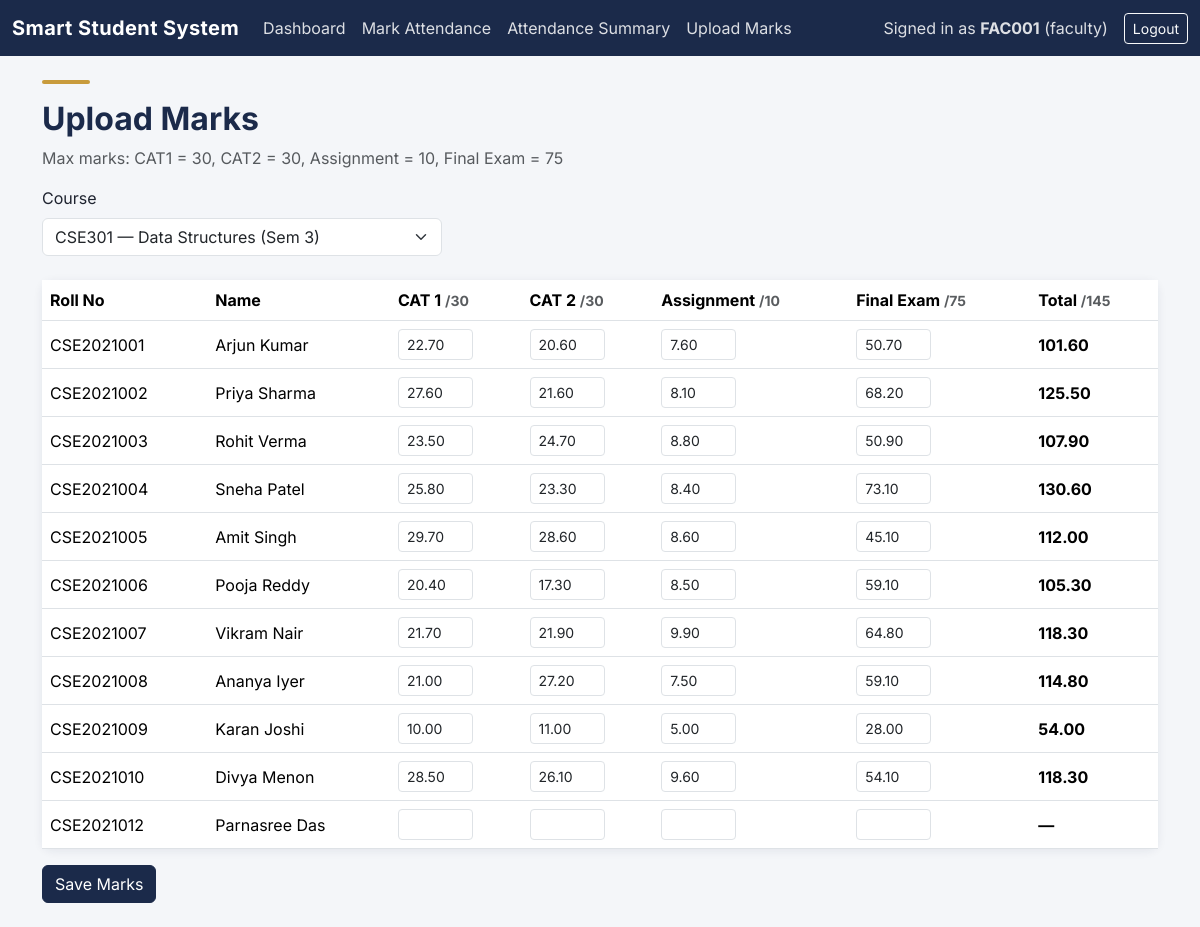
Page /faculty/marks/entry.php (signed in) on the committed database.
### tables this page shows
CREATE TABLE `marks` (
  `marks_id` int(11) NOT NULL,
  `student_id` int(11) NOT NULL,
  `course_id` int(11) NOT NULL,
  `academic_year` varchar(9) NOT NULL,
  `semester` int(11) NOT NULL,
  `cat1` decimal(5,2) DEFAULT 0.00,
  `cat2` decimal(5,2) DEFAULT 0.00,
  `assignment` decimal(5,2) DEFAULT 0.00,
  `final_exam` decimal(5,2) DEFAULT 0.00,
  `total` decimal(6,2) GENERATED ALWAYS AS (`cat1` + `cat2` + `assignment` + `final_exam`) STORED,
  `grade` varchar(2) DEFAULT NULL,
  `grade_point` decimal(3,1) DEFAULT NULL
);

CREATE TABLE `students` (
  `student_id` int(11) NOT NULL,
  `user_id` int(11) DEFAULT NULL,
  `roll_number` varchar(20) NOT NULL,
  `full_name` varchar(100) NOT NULL,
  `dob` date DEFAULT NULL,
  `gender` enum('Male','Female','Other') DEFAULT NULL,
  `department_id` int(11) DEFAULT NULL,
  `current_semester` int(11) DEFAULT 1,
  `batch_year` year(4) DEFAULT NULL,
  `phone` varchar(15) DEFAULT NULL,
  `address` text DEFAULT NULL,
  `photo_path` varchar(255) DEFAULT NULL,
  `admission_date` date DEFAULT NULL
);

### faculty/marks/entry.php (the view, shortened to what this page needs)
<?php
require_once __DIR__ . '/../../config/db.php';
$stmt = $pdo->prepare('SELECT * FROM faculty WHERE user_id = ?');
$stmt->execute([$_SESSION['user_id']]);
$faculty = $stmt->fetch();
$courses = $pdo->prepare(
    'SELECT DISTINCT c.course_id, c.course_code, c.course_name, ca.semester, ca.academic_year
     FROM course_assignments ca
     JOIN courses c ON c.course_id = ca.course_id
     WHERE ca.faculty_id = ?
     ORDER BY ca.semester, c.course_name'
);
$courses->execute([$faculty['faculty_id']]);
$courses = $courses->fetchAll();
$selectedCourse = $_POST['course_id'] ?? $_GET['course_id'] ?? ($courses[0]['course_id'] ?? null);
$students = [];
if ($selectedCourse) {
    $stmt = $pdo->prepare(
        'SELECT s.student_id, s.roll_number, s.full_name,
                m.cat1, m.cat2, m.assignment, m.final_exam, m.total
         FROM enrollments e
         JOIN students s ON s.student_id = e.student_id
         LEFT JOIN marks m ON m.student_id = s.student_id AND m.course_id = e.course_id
         WHERE e.course_id = ?
         ORDER BY s.roll_number'
    );
    $stmt->execute([$selectedCourse]);
    $students = $stmt->fetchAll();
}
include __DIR__ . '/../../includes/header.php';
?>
<div class="accent-bar"></div>
<h2>Upload Marks</h2>
<p class="text-muted">Max marks: CAT1 = 30, CAT2 = 30, Assignment = 10, Final Exam = 75</p>
<form method="POST">
  <div class="mb-4" style="max-width:400px;">
    <label class="form-label">Course</label>
    <select name="course_id" class="form-select" onchange="this.form.submit()">
      <?php foreach ($courses as $c): ?>
        <option value="<?= $c['course_id'] ?>" <?= (string)$selectedCourse === (string)$c['course_id'] ? 'selected' : '' ?>>
          <?= htmlspecialchars($c['course_code'] . ' — ' . $c['course_name'] . ' (Sem ' . $c['semester'] . ')') ?>
        </option>
      <?php endforeach; ?>
    </select>
  </div>
  <?php if (!empty($students)): ?>
    <div class="card mb-3">
      <div class="table-responsive">
        <table class="table table-hover mb-0 align-middle">
          <thead>
            <tr>
              <th>Roll No</th>
              <th>Name</th>
              <th>CAT 1 <small class="text-muted">/30</small></th>
              <th>CAT 2 <small class="text-muted">/30</small></th>
              <th>Assignment <small class="text-muted">/10</small></th>
              <th>Final Exam <small class="text-muted">/75</small></th>
              <th>Total <small class="text-muted">/145</small></th>
            </tr>
          </thead>
          <tbody>
            <?php foreach ($students as $s): ?>
            <tr>
              <td><?= htmlspecialchars($s['roll_number']) ?></td>
              <td><?= htmlspecialchars($s['full_name']) ?></td>
              <td>
                <input type="number" name="marks[<?= $s['student_id'] ?>][cat1]"
                       class="form-control form-control-sm mark-input" style="width:75px;"
                       min="0" max="30" step="0.5" value="<?= htmlspecialchars((string)($s['cat1'] ?? '')) ?>">
              </td>
              <td>
                <input type="number" name="marks[<?= $s['student_id'] ?>][cat2]"
                       class="form-control form-control-sm mark-input" style="width:75px;"
                       min="0" max="30" step="0.5" value="<?= htmlspecialchars((string)($s['cat2'] ?? '')) ?>">
              </td>
              <td>
                <input type="number" name="marks[<?= $s['student_id'] ?>][assignment]"
                       class="form-control form-control-sm mark-input" style="width:75px;"
                       min="0" max="10" step="0.5" value="<?= htmlspecialchars((string)($s['assignment'] ?? '')) ?>">
              </td>
              <td>
                <input type="number" name="marks[<?= $s['student_id'] ?>][final_exam]"
                       class="form-control form-control-sm mark-input" style="width:75px;"
                       min="0" max="75" step="0.5" value="<?= htmlspecialchars((string)($s['final_exam'] ?? '')) ?>">
              </td>
              <td class="total-cell fw-bold">
                <?= $s['total'] !== null ? htmlspecialchars((string)$s['total']) : '—' ?>
              </td>
            </tr>
            <?php endforeach; ?>
          </tbody>
        </table>
      </div>
    </div>
    <button type="submit" name="save_marks" value="1" class="btn btn-primary">Save Marks</button>
  <?php elseif ($selectedCourse): ?>
    <div class="alert alert-warning">No students enrolled in this course yet.</div>
  <?php endif; ?>
</form>
<?php include __DIR__ . '/../../includes/footer.php'; ?>

### assets/css/style.css (style rules this page uses)
:root { --navy: #1B2A4A; --navy-light: #2A3F66; --gold: #C89B3C; --bg: #F4F6F9; --surface: #FFFFFF; --text: #1F2430; --text-muted: #5B6472; --success: #2E7D5B; --danger: #B3434E; }
body { background-color: var(--bg); color: var(--text); font-family: 'Inter', -apple-system, sans-serif; }
h1, h2, h3, h4, h5, h6 { font-weight: 700; color: var(--navy); }
.card { border: none; border-radius: 10px; box-shadow: 0 2px 10px rgba(27, 42, 74, 0.08); }
.btn-primary { background-color: var(--navy); border-color: var(--navy); }
.accent-bar { height: 4px; width: 48px; background-color: var(--gold); border-radius: 2px; margin-bottom: 1rem; }

### rows in the picture
marks: student.roll_number "CSE2021001", student.full_name "Arjun Kumar", cat1 "22.70", cat2 "20.60", assignment "7.60", final_exam "50.70", total "101.60"
marks: student.roll_number "CSE2021002", student.full_name "Priya Sharma", cat1 "27.60", cat2 "21.60", assignment "8.10", final_exam "68.20", total "125.50"
marks: student.roll_number "CSE2021003", student.full_name "Rohit Verma", cat1 "23.50", cat2 "24.70", assignment "8.80", final_exam "50.90", total "107.90"
marks: student.roll_number "CSE2021004", student.full_name "Sneha Patel", cat1 "25.80", cat2 "23.30", assignment "8.40", final_exam "73.10", total "130.60"
marks: student.roll_number "CSE2021005", student.full_name "Amit Singh", cat1 "29.70", cat2 "28.60", assignment "8.60", final_exam "45.10", total "112.00"
marks: student.roll_number "CSE2021006", student.full_name "Pooja Reddy", cat1 "20.40", cat2 "17.30", assignment "8.50", final_exam "59.10", total "105.30"
marks: student.roll_number "CSE2021007", student.full_name "Vikram Nair", cat1 "21.70", cat2 "21.90", assignment "9.90", final_exam "64.80", total "118.30"
marks: student.roll_number "CSE2021008", student.full_name "Ananya Iyer", cat1 "21.00", cat2 "27.20", assignment "7.50", final_exam "59.10", total "114.80"
marks: student.roll_number "CSE2021009", student.full_name "Karan Joshi", cat1 "10.00", cat2 "11.00", assignment "5.00", final_exam "28.00", total "54.00"
marks: student.roll_number "CSE2021010", student.full_name "Divya Menon", cat1 "28.50", cat2 "26.10", assignment "9.60", final_exam "54.10", total "118.30"
students: roll_number "CSE2021012", full_name "Parnasree Das"

### other values in the picture
$_SESSION['username'] "FAC001"
$_SESSION['role'] "faculty"
form field course_id "CSE301 — Data Structures (Sem 3)"
